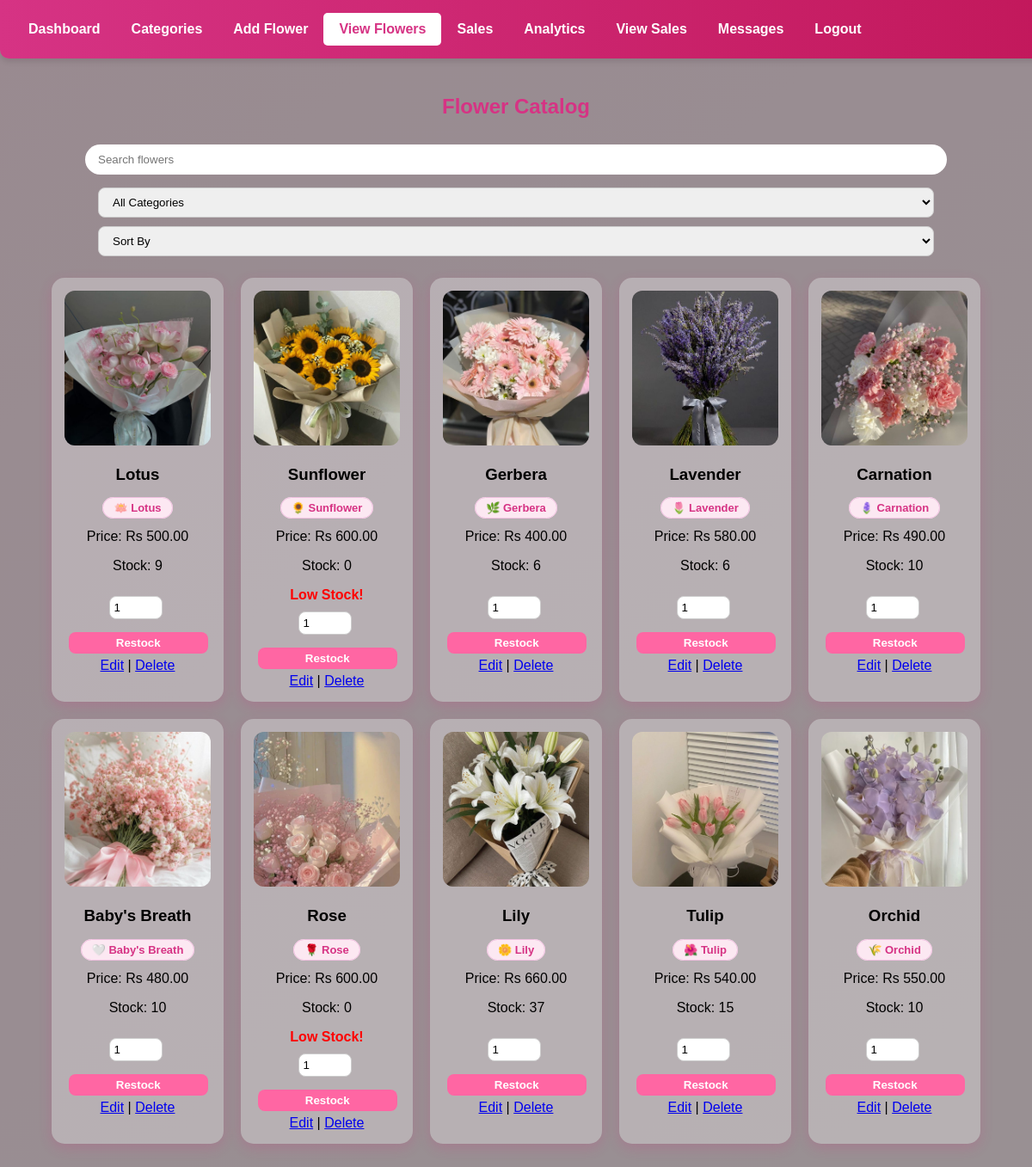
/view_products.php (signed in), run on the app's committed database.
### tables this page shows
CREATE TABLE `products` (
  `id` int(11) NOT NULL,
  `name` varchar(100) NOT NULL,
  `price` decimal(10,2) NOT NULL,
  `quantity` int(11) NOT NULL,
  `image` varchar(255) DEFAULT NULL,
  `category_id` int(11) DEFAULT NULL
);

CREATE TABLE `categories` (
  `id` int(11) NOT NULL,
  `name` varchar(100) NOT NULL,
  `created_at` timestamp NOT NULL DEFAULT current_timestamp(),
  `icon` varchar(10) DEFAULT '?'
);

### view_products.php (the view, shortened to what this page needs)
<?php
include 'db.php';
$page = basename($_SERVER['PHP_SELF']);
$catIconMap = [];
$catRes = $conn->query("SELECT name, icon FROM categories");
if ($catRes) {
    while ($c = $catRes->fetch_assoc()) {
        $catIconMap[$c['name']] = $c['icon'] ?: '🌿';
    }
}
$low_stock_threshold = 5;
$search = isset($_GET['search']) ? $_GET['search'] : '';
$query = "SELECT p.*, c.name as category_name, c.icon as category_icon FROM products p LEFT JOIN categories c ON c.id = p.category_id WHERE 1";
$stmt = $conn->prepare($query);
$stmt->execute();
$result = $stmt->get_result();
?>
<!DOCTYPE html>
<html>
<head>
    <link rel="stylesheet" href="css/style.css">
</head>
<body>
<div class="navbar">
    <a href="admin_dashboard.php" class="<?= $page=='admin_dashboard.php' ? 'active' : '' ?>">Dashboard</a>
    <a href="categories.php">Categories</a>
    <a href="add_product.php" class="<?= $page=='add_product.php' ? 'active' : '' ?>">Add Flower</a>
    <a href="view_products.php" class="<?= $page=='view_products.php' ? 'active' : '' ?>">View Flowers</a>
    <a href="sales.php">Sales</a>
    <a href="analytics.php">Analytics</a>
    <a href="view_sales.php">View Sales</a>
    <a href="messages.php">Messages</a>
    <a href="logout.php" class="logout"><i class="fas fa-sign-out-alt"></i> Logout</a>
</div>
<div class="container">
    <h2>Flower Catalog</h2>
    <form method="GET" id="filterForm" style="text-align:center; margin-bottom:20px;">
        <input type="text" name="search" placeholder="Search flowers" value="<?= htmlspecialchars($search) ?>">
        <select name="category">
            <option value="">All Categories</option>
        </select>
        <select name="sort">
            <option value="">Sort By</option>
        </select>
    </form>
    <div class="product-grid">
        <?php while($row = $result->fetch_assoc()): ?>
            <div class="product-card">
                <img src="uploads/<?= $row['image'] ?>" alt="<?= $row['name'] ?>">
                <h3><?= $row['name'] ?></h3>
                <?php
$category_name = $row['category_name'] ?? 'Unknown';
$catIcon = $catIconMap[$category_name] ?? '🌿';
?>
<p>
    <span style="background:#fce8f2; color:#d63384; padding:4px 12px; border-radius:20px; font-size:13px; font-weight:600; border:1px solid #f0c0e0;">
       <?= $catIcon ?> <?= htmlspecialchars($category_name) ?>
    </span>
</p>
                <p>Price: Rs <?= number_format($row['price'], 2) ?></p>
                <p>Stock: <?= $row['quantity'] ?></p>
                <?php if($row['quantity'] <= $low_stock_threshold): ?>
                    <div class="low-stock-label">Low Stock!</div>
                <?php endif; ?>
                <form class="restock-form" method="POST">
                    <input type="number" name="restock_qty" value="1" min="1">
                    <input type="submit" name="restock" value="Restock">
                </form>
                <a href="edit_product.php?id=<?= $row['id'] ?>">Edit</a> |
                <a href="delete_product.php?id=<?= $row['id'] ?>" onclick="return confirm('Are you sure?');">Delete</a>
            </div>
        <?php endwhile; ?>
    </div>
</div>
</body>
</html>

### style.css (style rules this page uses)
body { margin: 0; font-family: 'Segoe UI', sans-serif; min-height: 100vh; background: url('https://images.unsplash.com/photo-1490750967868-88aa4486c946') no-repeat center center/cover; display: flex; justify-content: center; align-items: flex-start; position: relative; }
body::before { content: ""; position: fixed; top: 0; left: 0; width: 100%; height: 100%; background: rgba(0,0,0,0.4); z-index: -1; }
.navbar { width: 100%; background: #ec4dbf; overflow: auto; padding: 10px 0; border-radius: 0 0 10px 10px; position: fixed; top: 0; left: 0; z-index: 999; box-shadow: 0 4px 6px rgba(0,0,0,0.1); }
.navbar a { text-decoration: none; color: white; padding: 12px 20px; float: left; font-weight: bold; transition: 0.3s; }
.navbar a.active { background: #3742a3; border-radius: 5px; }
.navbar { position: fixed; top: 0; left: 0; width: 100%; background: #ec4dbf; overflow: auto; padding: 10px 0; border-radius: 0 0 10px 10px; z-index: 1000; }
body { padding-top: 60px; }
input[type=text], input[type=number], input[type=file], input[type=password], select { width: 90%; padding: 10px 15px; margin: 10px 0; border-radius: 25px; border: none; outline: none; transition: 0.3s; }
button, input[type=submit] { width: 95%; padding: 10px; border-radius: 25px; border: none; background: #ff4da6; color: white; font-weight: bold; cursor: pointer; transition: 0.3s; }

### view_products.php (style rules this page uses)
body { padding-top: 60px; font-family: 'Poppins', sans-serif; background: linear-gradient(135deg,#ffe6f0,#fff0f5); }
.navbar { position: fixed; top:0; left:0; width:100%; background: linear-gradient(90deg,#d63384,#c2185b); padding:15px; z-index:1000; }
.navbar a { color:white; text-decoration:none; padding:10px 18px; border-radius:20px; }
.navbar a.active { background:white; color:#d63384; }
.container { width:90%; margin:30px auto; }
h2 { text-align:center; color:#d63384; }
.product-grid { display:grid; grid-template-columns:repeat(auto-fill,minmax(200px,1fr)); gap:20px; margin-top:20px; }
.product-card { background: rgba(255,255,255,0.3); padding:15px; border-radius:15px; box-shadow:0 5px 15px rgba(214,51,132,0.2); text-align:center; transition:0.3s; }
.product-card img { width:100%; height:180px; object-fit:cover; border-radius:12px; }
.low-stock-label { color:red; font-weight:bold; margin-top:5px; }
.restock-form input[type='number'] { width:50px; padding:5px; margin-right:5px; border-radius:8px; border:1px solid #ccc; }
.restock-form input[type='submit'] { padding:5px 10px; border-radius:8px; border:none; background:#ff66a3; color:white; cursor:pointer; }
form input, form select { padding:8px 12px; border-radius:8px; border:1px solid #ccc; margin:5px; }
form input[type="submit"] { background:#d63384; color:white; border:none; cursor:pointer; }

### data on the page
products: image (picture), name "Lotus", category.name "🪷", category.name "Lotus", price "500.00", quantity "9"
products: image (picture), name "Sunflower", category.name "🌻", category.name "Sunflower", price "600.00", quantity "0", shows "Low Stock!"
products: image (picture), name "Gerbera", category.name "🌿", category.name "Gerbera", price "400.00", quantity "6"
products: image (picture), name "Lavender", category.name "🌷", category.name "Lavender", price "580.00", quantity "6"
products: image (picture), name "Carnation", category.name "🪻", category.name "Carnation", price "490.00", quantity "10"
products: image (picture), name "Baby's Breath", category.name "🤍", category.name "Baby's Breath", price "480.00", quantity "10"
products: image (picture), name "Rose", category.name "🌹", category.name "Rose", price "600.00", quantity "0", shows "Low Stock!"
products: image (picture), name "Lily", category.name "🌼", category.name "Lily", price "660.00", quantity "37"
products: image (picture), name "Tulip", category.name "🌺", category.name "Tulip", price "540.00", quantity "15"
products: image (picture), name "Orchid", category.name "🌾", category.name "Orchid", price "550.00", quantity "10"
